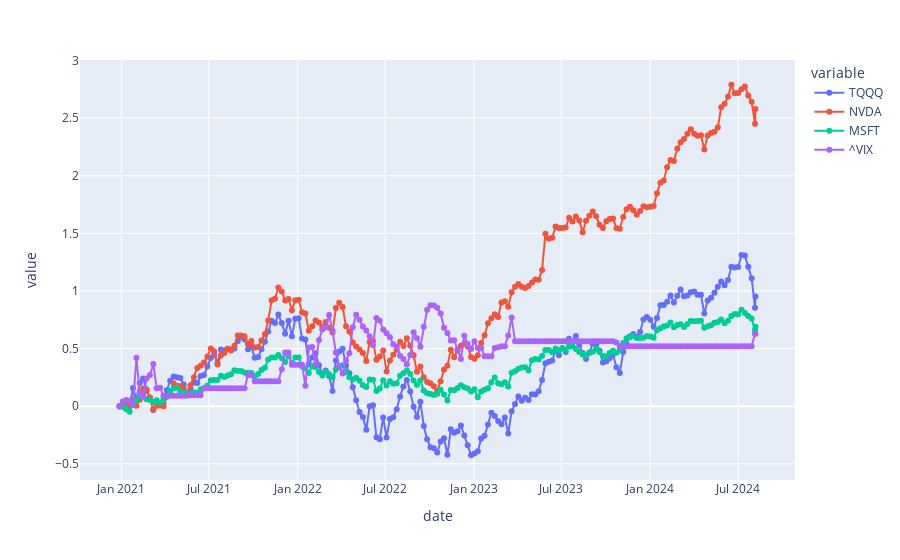

Here is the notebook cell this chart was saved with:
### Code cell
import plotly.express as px
import plotly as py
import plotly.graph_objs as go
import plotly.offline as offline_py

offline_py.init_notebook_mode(connected=True)
df_ls = pd.DataFrame()
df_ls["TQQQ"] = prices["TQQQ"]
df_ls["NVDA"] = prices["NVDA"]
df_ls["MSFT"] = prices["MSFT"]
df_ls["^VIX"] = prices["^VIX"][prices["^VIX"]>20]

df_fig = df_ls[df_ls.index >= "2020-12-26"].pct_change().fillna(0).cumsum()
fig = px.scatter(df_fig)

fig.update_traces(mode='markers+lines')

fig.show()

### Figure 1 — Plotly figure (JSON) as saved in the notebook; plotly's stock layout.template omitted (floating-point values rounded to 4 significant figures; data arrays with more than 128 entries replaced by an {"elided": "..."} marker saying what was removed)
{"data": [{"hovertemplate": "variable=TQQQ<br>date=%{x}<br>value=%{y}<extra></extra>", "legendgroup": "TQQQ", "marker": {"color": "#636efa", "symbol": "circle"}, "mode": "markers+lines", "name": "TQQQ", "orientation": "v", "showlegend": true, "type": "scatter", "x": {"elided": "190 str values"}, "xaxis": "x", "y": {"elided": "190 float values"}, "yaxis": "y"}, {"hovertemplate": "variable=NVDA<br>date=%{x}<br>value=%{y}<extra></extra>", "legendgroup": "NVDA", "marker": {"color": "#EF553B", "symbol": "circle"}, "mode": "markers+lines", "name": "NVDA", "orientation": "v", "showlegend": true, "type": "scatter", "x": {"elided": "190 str values"}, "xaxis": "x", "y": {"elided": "190 float values"}, "yaxis": "y"}, {"hovertemplate": "variable=MSFT<br>date=%{x}<br>value=%{y}<extra></extra>", "legendgroup": "MSFT", "marker": {"color": "#00cc96", "symbol": "circle"}, "mode": "markers+lines", "name": "MSFT", "orientation": "v", "showlegend": true, "type": "scatter", "x": {"elided": "190 str values"}, "xaxis": "x", "y": {"elided": "190 float values"}, "yaxis": "y"}, {"hovertemplate": "variable=^VIX<br>date=%{x}<br>value=%{y}<extra></extra>", "legendgroup": "^VIX", "marker": {"color": "#ab63fa", "symbol": "circle"}, "mode": "markers+lines", "name": "^VIX", "orientation": "v", "showlegend": true, "type": "scatter", "x": {"elided": "190 str values"}, "xaxis": "x", "y": {"elided": "190 float values"}, "yaxis": "y"}], "layout": {"autosize": true, "legend": {"title": {"text": "variable"}, "tracegroupgap": 0}, "margin": {"t": 60}, "xaxis": {"anchor": "y", "autorange": true, "domain": [0, 1], "range": ["2020-10-09 01:20:49.7962", "2024-10-24 22:39:10.2038"], "title": {"text": "date"}, "type": "date"}, "yaxis": {"anchor": "x", "autorange": true, "domain": [0, 1], "range": [-0.6753, 3.039], "title": {"text": "value"}, "type": "linear"}}}
